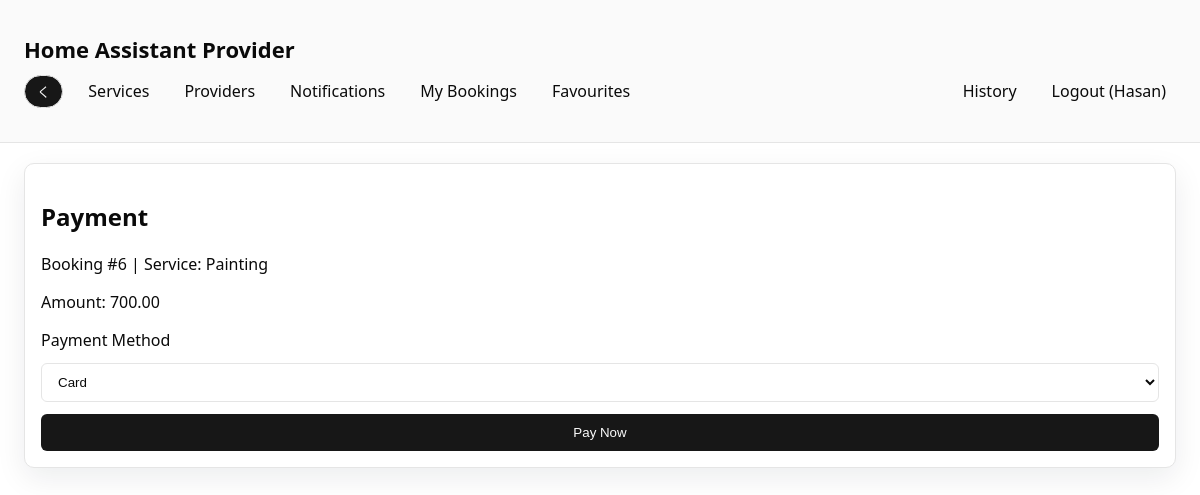
Page /payment.php?booking_id=6 (signed in) on the committed database.
### tables this page shows
CREATE TABLE `users` (
  `user_id` int(11) NOT NULL,
  `name` varchar(100) DEFAULT NULL,
  `email` varchar(100) DEFAULT NULL,
  `password` varchar(255) DEFAULT NULL,
  `phone` varchar(20) DEFAULT NULL,
  `address` text DEFAULT NULL,
  `role` varchar(20) DEFAULT NULL,
  `flag` tinyint(1) DEFAULT NULL,
  `nid_card` varchar(50) DEFAULT NULL,
  `nid_file` varchar(255) DEFAULT NULL,
  `verification_status` varchar(50) DEFAULT NULL,
  `balance` decimal(10,2) NOT NULL DEFAULT 0.00,
  `created_at` datetime NOT NULL DEFAULT current_timestamp(),
  `admin_id` int(11) DEFAULT NULL
);

CREATE TABLE `booking` (
  `booking_id` int(11) NOT NULL,
  `customer_id` int(11) DEFAULT NULL,
  `provider_id` int(11) DEFAULT NULL,
  `service_id` int(11) DEFAULT NULL,
  `booking_status` varchar(50) DEFAULT NULL,
  `time` time DEFAULT NULL,
  `date` date DEFAULT NULL,
  `notes` text DEFAULT NULL,
  `created_at` datetime NOT NULL DEFAULT current_timestamp()
);

CREATE TABLE `service` (
  `service_id` int(11) NOT NULL,
  `service_category` varchar(100) DEFAULT NULL,
  `price_per_hour` decimal(10,2) DEFAULT NULL
);

### includes/auth.php (called while the page is built, shortened)
<?php
require_once __DIR__ . "/../DBconnect.php";
require_once __DIR__ . "/functions.php";
function current_user($conn) {
    $user_id = (int)$_SESSION["user_id"];
    $stmt = db_query($conn, "SELECT * FROM users WHERE user_id = ? LIMIT 1", "i", [$user_id]);
    $result = $stmt->get_result();
    return $result->fetch_assoc();
}
function is_admin() {
    return ($_SESSION["role"] ?? "") === "admin";
}
function is_customer() {
    return ($_SESSION["role"] ?? "") === "customer";
}
?>

### includes/functions.php (called while the page is built, shortened)
<?php
function e($value) {
    return htmlspecialchars($value ?? "", ENT_QUOTES, "UTF-8");
}
function db_query($conn, $sql, $types = "", $params = []) {
    $stmt = $conn->prepare($sql);
    if ($types !== "" && !empty($params)) {
        $stmt->bind_param($types, ...$params);
    }
    if (!$stmt->execute()) {
        return false;
    }
    return $stmt;
}
?>

### payment.php (the view, shortened to what this page needs)
<?php
require_once __DIR__ . "/includes/header.php";
$booking_id = isset($_GET["booking_id"]) ? (int)$_GET["booking_id"] : 0;
$stmt = db_query(
    $conn,
    "SELECT b.booking_id, b.booking_status, b.provider_id, s.price_per_hour, s.service_category
     FROM booking b
     LEFT JOIN service s ON s.service_id = b.service_id
     WHERE b.booking_id = ? AND b.customer_id = ?",
    "ii",
    [$booking_id, $_SESSION["user_id"]]
);
$booking = $stmt ? $stmt->get_result()->fetch_assoc() : null;
?>
<div class="card">
    <h2>Payment</h2>
    <p>Booking #<?php echo (int)$booking["booking_id"]; ?> | Service: <?php echo e($booking["service_category"]); ?></p>
    <p>Amount: <?php echo e($booking["price_per_hour"]); ?></p>
    <form method="post">
        <label>Payment Method</label>
        <select name="method" required>
            <option value="card">Card</option>
        </select>
        <button type="submit">Pay Now</button>
    </form>
</div>

### includes/header.php (shortened to what this page needs)
<?php
require_once __DIR__ . "/auth.php";
$user = current_user($conn);
$current_page = basename($_SERVER['PHP_SELF']);
?>
<!DOCTYPE html>
<html lang="en">
<head>
    <link rel="stylesheet" href="assets/style.css">
</head>
<body>
<?php if ($current_page !== 'index.php'): ?>
<header class="site-header">
    <div class="container">
        <h1 class="logo">Home Assistant Provider</h1>
        <nav class="nav">
            <div class="nav-left">
                <button type="button" class="back-button" onclick="history.back()">く</button>
                <?php if ($user): ?>
                    <a href="services.php">Services</a>
                    <a href="providers.php">Providers</a>
                    <?php if (is_customer()): ?>
                    <a href="notifications.php">Notifications</a>
                    <?php endif; ?>
                    <?php if (is_customer()): ?>
                        <a href="bookings.php">My Bookings</a>
                    <?php endif; ?>
                    <?php if (is_customer()): ?>
                    <a href="favourites.php">Favourites</a>
                    <?php endif; ?>
                <?php endif; ?>
            </div>
            <div class="nav-right">
                <?php if ($user): ?>
                    <?php if (!is_admin()): ?>
                        <a href="history.php">History</a>
                    <?php endif; ?>
                    <a href="logout.php">Logout (<?php echo e($user["name"] ?? "User"); ?>)</a>
                <?php else: ?>
                    <a href="login.php">Login</a>
                    <a href="register.php">Register</a>
                <?php endif; ?>
            </div>
        </nav>
    </div>
</header>
<main class="container">
<?php endif; ?>

### assets/style.css (style rules this page uses)
:root { --radius: 0.625rem; --background: oklch(1 0 0); --foreground: oklch(0.145 0 0); --card: oklch(1 0 0); --card-foreground: oklch(0.145 0 0); --popover: oklch(1 0 0); --popover-foreground: oklch(0.145 0 0); --primary: oklch(0.205 0 0); --primary-foreground: oklch(0.985 0 0); --secondary: oklch(0.97 0 0); --secondary-foreground: oklch(0.205 0 0); --muted: oklch(0.97 0 0); --muted-foreground: oklch(0.556 0 0); --accent: oklch(0.97 0 0); --accent-foreground: oklch(0.205 0 0); --destructive: oklch(0.577 0.245 27.325); --border: oklch(0.922 0 0); --input: oklch(0.922 0 0); --ring: oklch(0.708 0 0); --chart-1: oklch(0.646 0.222 41.116); --chart-2: oklch(0.6 0.118 184.704); --chart-3: oklch(0.398 0.07 227.392); --chart-4: oklch(0.828 0.189 84.429); --chart-5: oklch(0.769 0.188 70.08); --sidebar: oklch(0.985 0 0); --sidebar-foreground: oklch(0.145 0 0); --sidebar-primary: oklch(0.205 0 0); --sidebar-primary-foreground: oklch(0.985 0 0); --sidebar-accent: oklch(0.97 0 0); --sidebar-accent-foreground: oklch(0.205 0 0); --sidebar-border: oklch(0.922 0 0); --sidebar-ring: oklch(0.708 0 0); }
* { box-sizing: border-box; border-color: var(--border); }
body { font-family: "Segoe UI", Tahoma, Geneva, Verdana, sans-serif; margin: 0; background: var(--background); color: var(--foreground); }
.container { width: 100%; margin: 0 auto; padding: 20px 24px; }
.site-header { background: var(--sidebar); color: var(--sidebar-foreground); padding: 14px 0; border-bottom: 1px solid var(--sidebar-border); }
.logo { margin: 0; font-size: 22px; color: var(--sidebar-foreground); }
.nav { margin-top: 10px; display: flex; gap: 12px; flex-wrap: wrap; align-items: center; }
.nav a { color: var(--sidebar-foreground); text-decoration: none; font-weight: 500; padding: 6px 10px; border-radius: 999px; transition: background 0.2s ease, color 0.2s ease; }
.nav { display: flex; justify-content: space-between; align-items: center; }
.nav-left, .nav-right { display: flex; align-items: center; gap: 15px; }
.card { background: var(--card); color: var(--card-foreground); padding: 16px; border-radius: var(--radius); box-shadow: 0 10px 30px rgba(15, 23, 42, 0.08); margin-bottom: 16px; border: 1px solid var(--border); }
form { display: grid; gap: 12px; }
input, select, textarea { width: 100%; padding: 10px 12px; border-radius: calc(var(--radius) - 4px); border: 1px solid var(--input); background: var(--background); color: var(--foreground); }
button { padding: 10px 16px; border: 1px solid transparent; background: var(--primary); color: var(--primary-foreground); border-radius: calc(var(--radius) - 4px); cursor: pointer; transition: transform 0.2s ease, box-shadow 0.2s ease, background 0.2s ease; }
.back-button { display: inline-flex; align-items: center; gap: 8px; padding: 6px 12px; border-radius: 999px; background: var(--sidebar-primary); color: var(--sidebar-primary-foreground); border: 1px solid var(--sidebar-border); }

### rows in the picture
users: name "Hasan"
booking: booking_id "6", service.service_category "Painting", service.price_per_hour "700.00"
